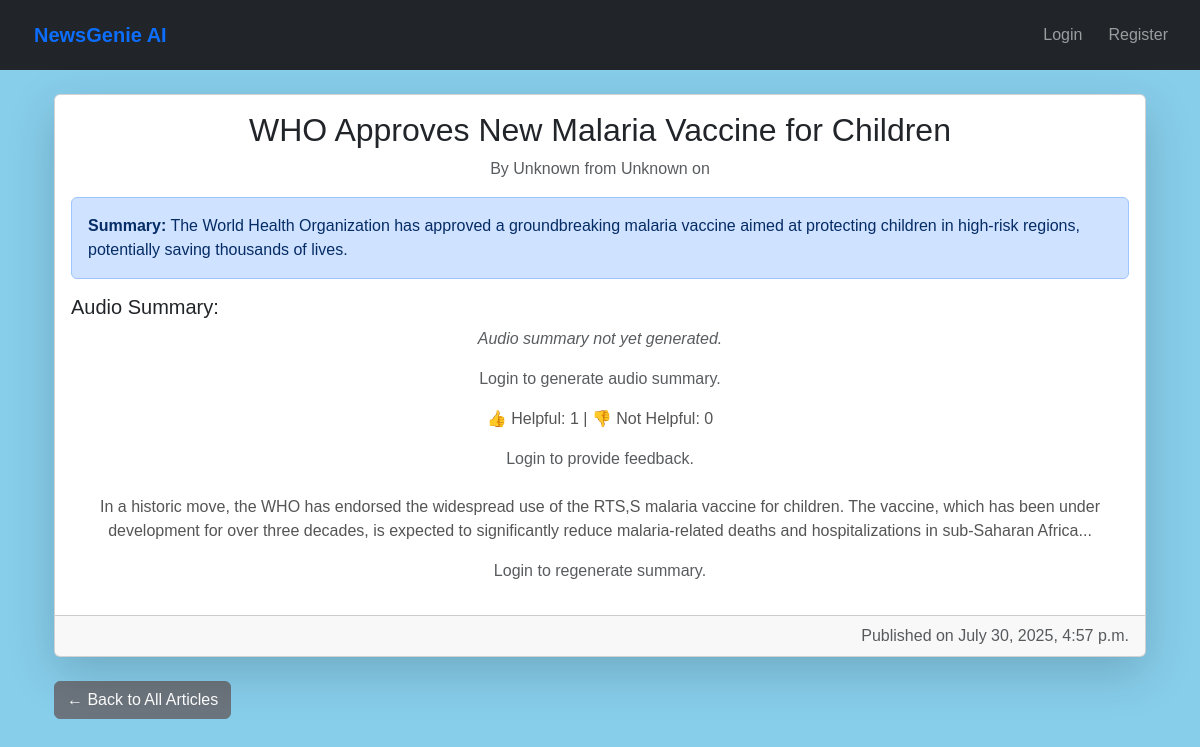
Page /articles/articles/907/ on the committed database.
### news/models.py (models this page shows, shortened)
class Article(models.Model):
    title = models.CharField(max_length=200)
    content = models.TextField()
    summary = models.TextField(blank=True, null=True)
    source_url = models.URLField()
    category = models.ForeignKey(Category, on_delete=models.CASCADE)
    published_date = models.DateTimeField(default=timezone.now)
    link = models.URLField(max_length=500, unique=True, null=True, blank=True)
    publication_date = models.DateTimeField(null=True, blank=True)
    author = models.CharField(max_length=255, default='Unknown')
    source = models.CharField(max_length=100, default='Unknown')
    created_at = models.DateTimeField(auto_now_add=True)
    audio_file = models.FileField(upload_to='audio/', blank=True, null=True)
    approved = models.BooleanField(default=False)
    class Meta:
        ordering = ['-published_date']

### news/views.py (the view)
# urls.py: path('<int:pk>/', ArticleDetailView.as_view(), name='article_detail'),
class ArticleDetailView(DetailView):
    model = Article
    template_name = 'news/article_detail.html'
    context_object_name = 'article'
    def get_object(self, queryset=None):
        obj = super().get_object(queryset)
        if self.request.user.is_authenticated:
            ReadingHistory.objects.get_or_create(user=self.request.user, article=obj)
        return obj
    def get_context_data(self, **kwargs):
        context = super().get_context_data(**kwargs)
        article = self.object
        context['helpful_count'] = SummaryFeedback.objects.filter(article=article, is_helpful=True).count()
        context['not_helpful_count'] = SummaryFeedback.objects.filter(article=article, is_helpful=False).count()
        if self.request.user.is_authenticated:
            feedback = SummaryFeedback.objects.filter(user=self.request.user, article=article).first()
            context['user_feedback'] = feedback.is_helpful if feedback else None
        else:
            context['user_feedback'] = None
        return context

### news/templates/news/article_detail.html (shortened to what this page needs)
{% extends 'base.html' %}
{% load static %}
{% get_media_prefix as MEDIA_URL %}
{% block content %}
<div class="container mt-4">
  <div class="card shadow-lg">
    <div class="card-body">
      <h2 class="card-title">{{ article.title }}</h2>
      <p class="text-muted">
        By {{ article.author }} from {{ article.source }} on {{ article.publication_date|date:"F d, Y" }}
      </p>
      {% if article.summary %}
        <div class="alert alert-primary">
          <strong>Summary:</strong> {{ article.summary|linebreaksbr }}
        </div>
        <div id="audioPlayerContainer" class="mt-3">
          <h5>Audio Summary:</h5>
          {% if article.audio_file %}
            <audio id="audioPlayer" controls preload="auto" style="width: 100%;">
              <source src="{{ article.audio_file.url }}" type="audio/mpeg">
              Your browser does not support the audio element.
            </audio>
            <p class="text-muted small mt-1">File: {{ article.audio_file.name }}</p>
            {% if user.is_authenticated %}
              <form id="audioForm">
                {% csrf_token %}
                <button id="generateAudioBtn" class="btn btn-warning mt-2" data-article-id="{{ article.id }}">
                  🔄 Regenerate Audio Summary
                </button>
              </form>
            {% endif %}
          {% else %}
            <p id="audioStatus" class="text-muted"><em>Audio summary not yet generated.</em></p>
            {% if user.is_authenticated %}
              <form id="audioForm">
                {% csrf_token %}
                <button id="generateAudioBtn" class="btn btn-primary mt-2" data-article-id="{{ article.id }}">
                  🎤 Generate Audio Summary
                </button>
              </form>
            {% else %}
              <p class="text-muted">Login to generate audio summary.</p>
            {% endif %}
          {% endif %}
        </div>
        <div class="mt-2 text-muted">
          <p>👍 Helpful: {{ helpful_count }} | 👎 Not Helpful: {{ not_helpful_count }}</p>
        </div>
        {% if user.is_authenticated %}
          <div>
            <small class="text-muted">Was this summary helpful?</small><br>
            <form id="feedback-form" method="post" action="{% url 'submit_summary_feedback' article.id %}">
              {% csrf_token %}
              <input type="hidden" name="is_helpful" id="is-helpful-input" value="">
              <button type="submit" class="btn btn-success" onclick="setFeedbackValue(true)">Yes</button>
              <button type="submit" class="btn btn-danger" onclick="setFeedbackValue(false)">No</button>
            </form>
            <div id="feedback-message" class="text-success mt-2" style="display: none;">Thank you for your feedback!</div>
          </div>
          <script>
            function setFeedbackValue(value) {
              document.getElementById("is-helpful-input").value = value;
            }
            document.addEventListener('DOMContentLoaded', function () {
              document.getElementById("feedback-form").addEventListener("submit", function (e) {
                e.preventDefault();
                const form = e.target;
                const formData = new FormData(form);
                const csrfToken = formData.get("csrfmiddlewaretoken");
                fetch(form.action, {
                  method: "POST",
                  headers: {
                    'X-CSRFToken': csrfToken,
                  },
                  body: formData,
                })
                .then(response => {
                  if (response.ok) {
                    document.getElementById("feedback-message").style.display = "block";
                  }
                })
                .catch(error => {
                  console.error("Error submitting feedback:", error);
                });
              });
            });
          </script>
        {% else %}
          <p class="text-muted mt-2">Login to provide feedback.</p>
        {% endif %}
      {% endif %}
      <p class="card-text mt-4">{{ article.content|linebreaksbr }}</p>
      {% if user.is_authenticated %}
        <form method="post" action="{% url 'generate_summary' article.pk %}">
          {% csrf_token %}
          <label for="num_sentences" class="form-label mt-4">Summary Length (number of sentences):</label>
          <input type="number" name="num_sentences" id="num_sentences" min="1" max="10" value="5" class="form-control w-25 d-inline-block">
          <button class="btn btn-outline-info mt-2" type="submit">Generate Summary</button>
        </form>
      {% else %}
        <p class="text-muted mt-3">Login to regenerate summary.</p>
      {% endif %}
    </div>
    <div class="card-footer text-muted text-end">
      Published on {{ article.published_date|date:"F j, Y, g:i a" }}
    </div>
  </div>
  <div class="mt-4">
    <a href="{% url 'home' %}" class="btn btn-secondary">← Back to All Articles</a>
  </div>
</div>
{% endblock %}

### static/css/style.css (style rules this page uses)
body { font-family: Arial, sans-serif; background-color: #f4f6f8; margin: 0; padding: 0; background-color: skyblue; }
h2 { text-align: center; color: #2c3e50; }
p { text-align: center; color: #555; }

### rows in the picture
Article: title "WHO Approves New Malaria Vaccine for Children", author "Unknown", source "Unknown", summary "The World Health Organization has approved a groundbreaking malaria vaccine aimed at protecting children in high-risk regions, potentially saving thousands of lives.", content "In a historic move, the WHO has endorsed the widespread use of the RTS,S malaria vaccine for children. The vaccine, which has been under development for over three decades, is expected to significantly reduce malaria-related deaths and hospitalizations in sub-Saharan Africa...", published_date "July 30, 2025, 4:57 p.m."

### other values in the picture
{{ helpful_count }} "1"
{{ not_helpful_count }} "0"
